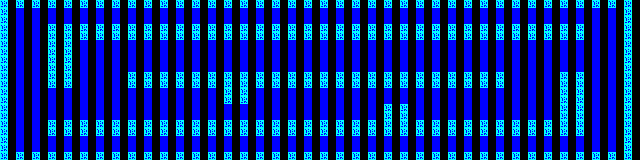

Tiled map render using the project's own tile images. Description and the whole map definition, tile-layer contents included, below:
An orthogonal 40x20 tile map with 16x8 px tiles, 1 tile layer (Capa de patrones 1).

<map version="1.2" tiledversion="1.3.3" orientation="orthogonal" renderorder="right-down" width="40" height="20" tilewidth="16" tileheight="8" infinite="0" nextlayerid="2" nextobjectid="1">
 <tileset firstgid="1" source="tiles.tsx" />
 <layer id="1" name="Capa de patrones 1" width="40" height="20">
  <data encoding="csv">
2,2,2,2,2,2,2,2,2,2,2,2,2,2,2,2,2,2,2,2,2,2,2,2,2,2,2,2,2,2,2,2,2,2,2,2,2,2,2,2,
2,1,1,1,1,1,1,1,1,1,1,1,1,1,1,1,1,1,1,1,1,1,1,1,1,1,1,1,1,1,1,1,1,1,1,1,1,1,1,2,
2,1,1,1,1,1,1,1,1,1,1,1,1,1,1,1,1,1,1,1,1,1,1,1,1,1,1,1,1,1,1,1,1,1,1,1,1,1,1,2,
2,1,1,2,2,2,2,2,2,2,2,2,2,2,2,2,2,2,2,2,2,2,2,2,2,2,2,2,2,2,2,2,2,2,2,2,2,1,1,2,
2,1,1,2,2,2,2,2,2,2,2,2,2,2,2,2,2,2,2,2,2,2,2,2,2,2,2,2,2,2,2,2,2,2,2,2,2,1,1,2,
2,1,1,2,2,1,1,1,1,1,1,1,1,1,1,1,1,1,1,1,1,1,1,1,1,1,1,1,1,1,1,1,1,1,1,1,1,1,1,2,
2,1,1,2,2,1,1,1,1,1,1,1,1,1,1,1,1,1,1,1,1,1,1,1,1,1,1,1,1,1,1,1,1,1,1,1,1,1,1,2,
2,1,1,2,2,1,1,1,1,1,1,1,1,1,1,1,1,1,1,1,1,1,1,1,1,1,1,1,1,1,1,1,1,1,1,1,1,1,1,2,
2,1,1,2,2,1,1,1,1,1,1,1,1,1,1,1,1,1,1,1,1,1,1,1,1,1,1,1,1,1,1,1,1,1,1,1,1,1,1,2,
2,1,1,2,2,1,1,1,2,2,2,2,2,2,2,2,2,2,2,2,2,2,2,2,2,2,2,2,2,2,2,2,1,1,1,2,2,1,1,2,
2,1,1,2,2,1,1,1,2,2,2,2,2,2,2,2,2,2,2,2,2,2,2,2,2,2,2,2,2,2,2,2,1,1,1,2,2,1,1,2,
2,1,1,1,1,1,1,1,1,1,1,1,1,1,2,2,1,1,1,1,1,1,1,1,1,1,1,1,1,1,1,1,1,1,1,2,2,1,1,2,
2,1,1,1,1,1,1,1,1,1,1,1,1,1,2,2,1,1,1,1,1,1,1,1,1,1,1,1,1,1,1,1,1,1,1,2,2,1,1,2,
2,1,1,1,1,1,1,1,1,1,1,1,1,1,1,1,1,1,1,1,1,1,1,1,2,2,1,1,1,1,1,1,1,1,1,2,2,1,1,2,
2,1,1,1,1,1,1,1,1,1,1,1,1,1,1,1,1,1,1,1,1,1,1,1,2,2,1,1,1,1,1,1,1,1,1,2,2,1,1,2,
2,1,1,2,2,2,2,2,2,2,2,2,2,2,2,2,2,2,2,2,2,2,2,2,2,2,2,2,2,2,2,2,2,2,2,2,2,1,1,2,
2,1,1,2,2,2,2,2,2,2,2,2,2,2,2,2,2,2,2,2,2,2,2,2,2,2,2,2,2,2,2,2,2,2,2,2,2,1,1,2,
2,1,1,1,1,1,1,1,1,1,1,1,1,1,1,1,1,1,1,1,1,1,1,1,1,1,1,1,1,1,1,1,1,1,1,1,1,1,1,2,
2,1,1,1,1,1,1,1,1,1,1,1,1,1,1,1,1,1,1,1,1,1,1,1,1,1,1,1,1,1,1,1,1,1,1,1,1,1,1,2,
2,2,2,2,2,2,2,2,2,2,2,2,2,2,2,2,2,2,2,2,2,2,2,2,2,2,2,2,2,2,2,2,2,2,2,2,2,2,2,2
</data>
 </layer>
</map>
